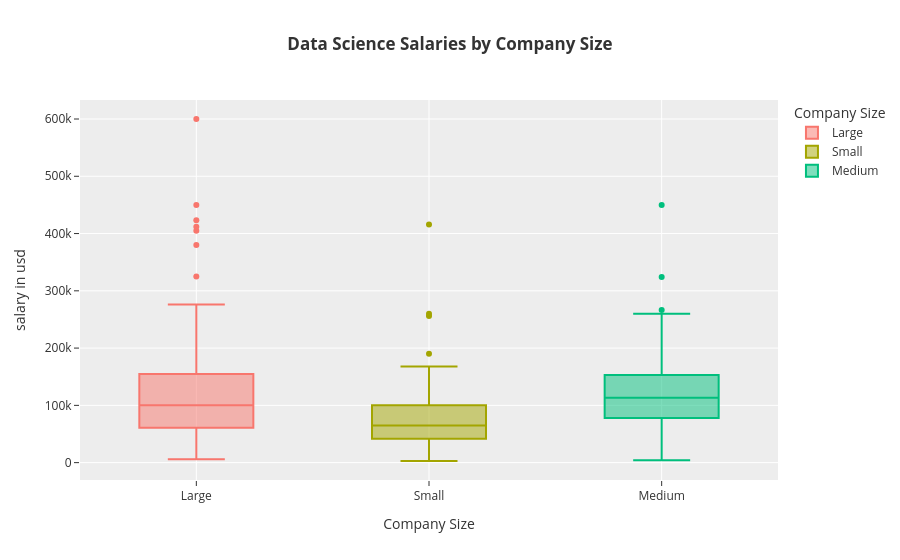

Notebook code cell kept with this figure:
### Code cell
px.box(df,x='company_size',y='salary_in_usd',color='company_size',template='ggplot2',labels=
       {'company_size':'Company Size','salary_in_usd':'salary in usd'},title='<b>Data Science Salaries by Company Size')

### Figure 1 — Plotly figure (JSON) as saved in the notebook; plotly's stock layout.template omitted (floating-point values rounded to 4 significant figures; data arrays with more than 128 entries replaced by an {"elided": "..."} marker saying what was removed)
{"data": [{"alignmentgroup": "True", "hovertemplate": "Company Size=%{x}<br>salary in usd=%{y}<extra></extra>", "legendgroup": "Large", "marker": {"color": "#F8766D"}, "name": "Large", "notched": false, "offsetgroup": "Large", "orientation": "v", "showlegend": true, "type": "box", "x": {"elided": "198 str values"}, "x0": " ", "xaxis": "x", "y": {"elided": "198 int values"}, "y0": " ", "yaxis": "y"}, {"alignmentgroup": "True", "hovertemplate": "Company Size=%{x}<br>salary in usd=%{y}<extra></extra>", "legendgroup": "Small", "marker": {"color": "#A3A500"}, "name": "Small", "notched": false, "offsetgroup": "Small", "orientation": "v", "showlegend": true, "type": "box", "x": ["Small", "Small", "Small", "Small", "Small", "Small", "Small", "Small", "Small", "Small", "Small", "Small", "Small", "Small", "Small", "Small", "Small", "Small", "Small", "Small", "Small", "Small", "Small", "Small", "Small", "Small", "Small", "Small", "Small", "Small", "Small", "Small", "Small", "Small", "Small", "Small", "Small", "Small", "Small", "Small", "Small", "Small", "Small", "Small", "Small", "Small", "Small", "Small", "Small", "Small", "Small", "Small", "Small", "Small", "Small", "Small", "Small", "Small", "Small", "Small", "Small", "Small", "Small", "Small", "Small", "Small", "Small", "Small", "Small", "Small", "Small", "Small", "Small", "Small", "Small", "Small", "Small", "Small", "Small", "Small", "Small", "Small", "Small"], "x0": " ", "xaxis": "x", "y": [260000, 20000, 190000, 125000, 51321, 41689, 114047, 33511, 59303, 10000, 138000, 45760, 15966, 76958, 6072, 45896, 60000, 21669, 45618, 62726, 49268, 105000, 91237, 62726, 42197, 47282, 80000, 76833, 12000, 95746, 115000, 103160, 90000, 120000, 9466, 20000, 100000, 100000, 63711, 77364, 82500, 160000, 168000, 125000, 55000, 60000, 2859, 81000, 5679, 69741, 76833, 74000, 18000, 9272, 90000, 50000, 12901, 56738, 66022, 28609, 416000, 87738, 256000, 110000, 18053, 90000, 16904, 25532, 160000, 85000, 58000, 118187, 58000, 120000, 120000, 65000, 75000, 32974, 150000, 65000, 71444, 48000, 20000], "y0": " ", "yaxis": "y"}, {"alignmentgroup": "True", "hovertemplate": "Company Size=%{x}<br>salary in usd=%{y}<extra></extra>", "legendgroup": "Medium", "marker": {"color": "#00BF7D"}, "name": "Medium", "notched": false, "offsetgroup": "Medium", "orientation": "v", "showlegend": true, "type": "box", "x": {"elided": "326 str values"}, "x0": " ", "xaxis": "x", "y": {"elided": "326 int values"}, "y0": " ", "yaxis": "y"}], "layout": {"boxmode": "overlay", "legend": {"title": {"text": "Company Size"}, "tracegroupgap": 0}, "title": {"text": "<b>Data Science Salaries by Company Size"}, "xaxis": {"anchor": "y", "categoryarray": ["Large", "Small", "Medium"], "categoryorder": "array", "domain": [0, 1], "title": {"text": "Company Size"}}, "yaxis": {"anchor": "x", "domain": [0, 1], "title": {"text": "salary in usd"}}}}
